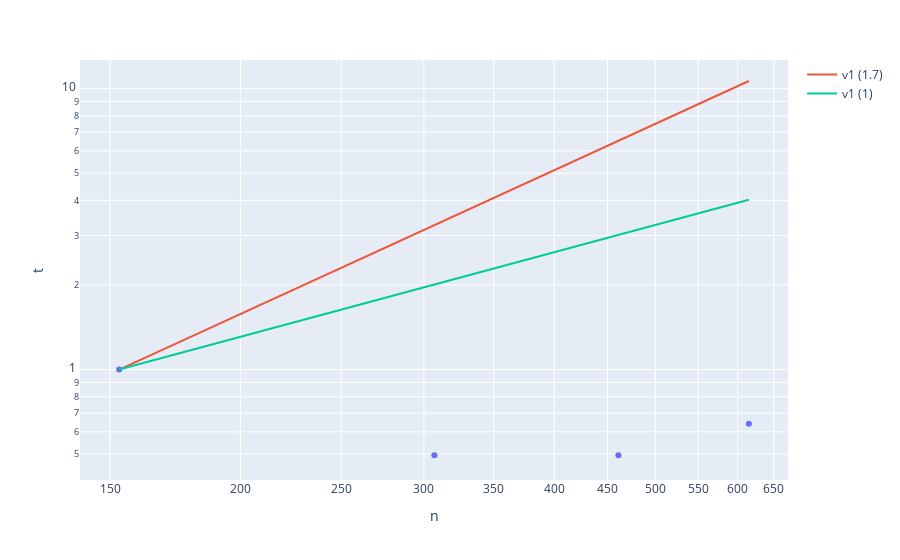

Notebook cell for this chart:
### Code cell
fig = px.scatter(data, x='n', y='t')

xs = [d['n'] for d in data]

# # all_poses
# fig.add_trace(go.Scatter(x=xs, y=[math.pow(x/xs[0],2.4) for x in xs], mode='lines', name='orig (2.4)'))
# fig.add_trace(go.Scatter(x=xs, y=[math.pow(x/xs[0],1.8) for x in xs], mode='lines', name='v2 (1.8)'))
# fig.add_trace(go.Scatter(x=xs, y=[math.pow(x/xs[0],1.2) for x in xs], mode='lines', name='v3 (1.2)'))

# get_compounds
fig.add_trace(go.Scatter(x=xs, y=[math.pow(x/xs[0],1.7) for x in xs], mode='lines', name='v1 (1.7)'))
fig.add_trace(go.Scatter(x=xs, y=[math.pow(x/xs[0],1) for x in xs], mode='lines', name='v1 (1)'))

fig.update_xaxes(type="log")
fig.update_yaxes(type="log")

### Figure 1 — Plotly figure (JSON) as saved in the notebook; plotly's stock layout.template omitted (floating-point values rounded to 4 significant figures)
{"data": [{"hovertemplate": "n=%{x}<br>t=%{y}<extra></extra>", "legendgroup": "", "marker": {"color": "#636efa", "symbol": "circle"}, "mode": "markers", "name": "", "orientation": "v", "showlegend": false, "type": "scatter", "x": [153, 307, 461, 615], "xaxis": "x", "y": [1, 0.4955, 0.4956, 0.6412], "yaxis": "y"}, {"mode": "lines", "name": "v1 (1.7)", "type": "scatter", "x": [153, 307, 461, 615], "y": [1, 3.267, 6.521, 10.64]}, {"mode": "lines", "name": "v1 (1)", "type": "scatter", "x": [153, 307, 461, 615], "y": [1, 2.007, 3.013, 4.02]}], "layout": {"autosize": true, "legend": {"tracegroupgap": 0}, "margin": {"t": 60}, "xaxis": {"anchor": "y", "autorange": true, "domain": [0, 1], "range": [2.148, 2.826], "title": {"text": "n"}, "type": "log"}, "yaxis": {"anchor": "x", "autorange": true, "domain": [0, 1], "range": [-0.4061, 1.103], "title": {"text": "t"}, "type": "log"}}}
